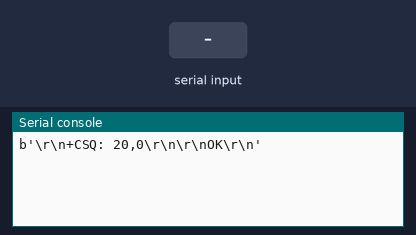
Simulated run of this program. Board: CircuitPython board. Parts: the last lines printed to the serial console. The test bench sets the inputs (shaded band). The modem accepts every AT command (registered, SIM ready, sends succeed) and sends nothing else.

Above: at 1.2 s.
1.3 s: "1\n" received over the second serial link
At 4.9 s:
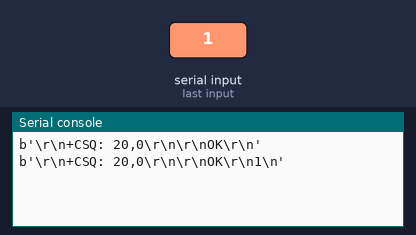
5.2 s: "0\n" received over the second serial link
6.7 s: "2\n" received over the second serial link
At 11.3 s:
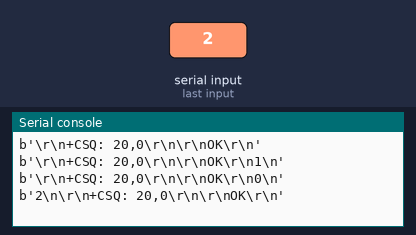

The program:

super_netstat.py
```python
import time
import board
import busio
import digitalio

uart = busio.UART(board.P0_22, board.P0_20, baudrate=115200,timeout=10)


while True:
    uart.write(bytes('AT+CSQ\r\n',"ascii"))
    #uart.write(bytes('AT\r\n',"ascii"))
    time.sleep(1)
    #data=uart.read(uart.in_waiting).decode()
    data=uart.read(uart.in_waiting)
    print(data)
    time.sleep(2)
```

Measured:
- after the input at 1.3 s, the serial console: prints a new line after 2.7 s (image 1)
- after the input at 6.7 s, the serial console: prints a new line after 3.3 s (image 2)
